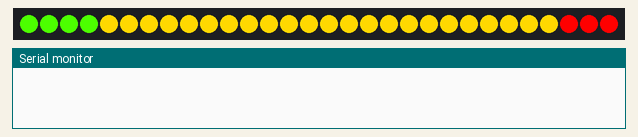
Bench run of a sketch on a simulated Arduino Uno, built with avr-gcc and run on an emulated ATmega328P. Shown: 30 RGB LEDs in strip order, left to right, the last lines printed to the serial monitor.

Above: at 0.15 s.
At 4.08 s:
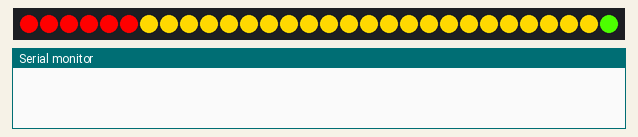
At 9.55 s:
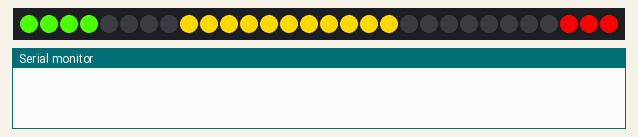
At 19.29 s:
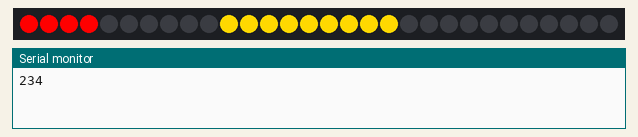
At 29.64 s:
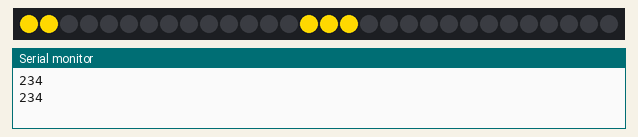
At 39.41 s:
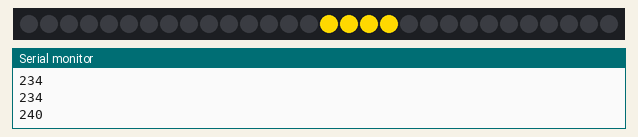

The sketch:

Holo-4000.ino
```cpp
#include <Adafruit_NeoPixel.h>
#include <Arduino.h>

// -----------------------------------------------------------------------------
// Paramètres
// -----------------------------------------------------------------------------
#define LED_PIN        6        // Data pin pour NeoPixel
#define NUM_LEDS       30
#define BRIGHTNESS     255
#define DELAY_MS       50
#define RADIUS         8        // rayon en « pixels image »
#define CENTER_INDEX   (NUM_LEDS/2)
#define REFRESH_RADIUS 3        // pas angulaire en degrés
#define TOUR_RADIUS    360
#define NUM_STEPS      (TOUR_RADIUS/REFRESH_RADIUS)

static const int16_t K_FP = (RADIUS * 256) / CENTER_INDEX; // Q8.8

// -----------------------------------------------------------------------------
// Tables pré-calculées
// -----------------------------------------------------------------------------

// 1) r_table[i] = ((i−CENTER_INDEX)/CENTER_INDEX)*RADIUS * 256  (Q8.8)
static int16_t r_table[NUM_LEDS];

// 2) cos/sin lookup pour 0…90° en Q1.7
// cos(θ) en Q1.7 pour θ = 0…90°
// c[i] = round( cos(i * PI/180) * 127 )
static const int8_t DEGREE_FP[91] = {
  127,127,127,127,127,127,126,126,126,125,  // 0..9
  125,125,124,124,123,123,122,121,121,120,  // 10..19
  119,119,118,117,116,115,114,113,112,111,  // 20..29
  110,109,108,107,106,104,103,102,100, 99,  // 30..39
   97, 96, 94, 93, 91, 90, 88, 87, 85, 83,  // 40..49
   82, 79, 78, 76, 75, 73, 71, 69, 67, 65,  // 50..59
   64, 62, 60, 57, 56, 54, 52, 50, 48, 46,  // 60..69
   44, 42, 39, 37, 35, 33, 31, 29, 26, 24,  // 70..79
   22, 20, 18, 15, 13, 11,  9,  7,  4,  2,  // 80..89
    0                                     // 90
};

// ᕦ(ò_óˇ)ᕤ


// Table d'image 16x16 (couleurs RGB) utilisée pour mapper les LED
const uint8_t image[16][16][3] = {
  { {76, 255, 0}, {76, 255, 0}, {255, 216, 0}, {255, 216, 0}, {255, 216, 0}, {255, 216, 0}, {255, 216, 0}, {255, 216, 0}, {255, 216, 0}, {255, 216, 0}, {255, 216, 0}, {255, 216, 0}, {255, 216, 0}, {255, 216, 0}, {255, 0, 0}, {255, 0, 0} },
  { {76, 255, 0}, {76, 255, 0}, {255, 216, 0}, {255, 216, 0}, {255, 216, 0}, {255, 216, 0}, {255, 216, 0}, {255, 216, 0}, {255, 216, 0}, {255, 216, 0}, {255, 216, 0}, {255, 216, 0}, {255, 216, 0}, {255, 216, 0}, {255, 0, 0}, {255, 0, 0} },
  { {76, 255, 0}, {76, 255, 0}, {0, 0, 0}, {0, 0, 0}, {0, 0, 0}, {0, 0, 0}, {0, 0, 0}, {0, 0, 0}, {0, 0, 0}, {0, 0, 0}, {0, 0, 0}, {0, 0, 0}, {0, 0, 0}, {0, 0, 0}, {255, 0, 0}, {255, 0, 0} },
  { {76, 255, 0}, {76, 255, 0}, {0, 0, 0}, {0, 0, 0}, {0, 0, 0}, {0, 0, 0}, {0, 0, 0}, {0, 0, 0}, {0, 0, 0}, {0, 0, 0}, {0, 0, 0}, {0, 0, 0}, {0, 0, 0}, {0, 0, 0}, {255, 0, 0}, {255, 0, 0} },
  { {76, 255, 0}, {76, 255, 0}, {0, 0, 0}, {0, 0, 0}, {0, 0, 0}, {0, 0, 0}, {0, 0, 0}, {0, 0, 0}, {0, 0, 0}, {0, 0, 0}, {0, 0, 0}, {0, 0, 0}, {0, 0, 0}, {0, 0, 0}, {255, 0, 0}, {255, 0, 0} },
  { {76, 255, 0}, {76, 255, 0}, {0, 0, 0}, {0, 0, 0}, {0, 0, 0}, {0, 0, 0}, {0, 0, 0}, {0, 0, 0}, {0, 0, 0}, {0, 0, 0}, {0, 0, 0}, {0, 0, 0}, {0, 0, 0}, {0, 0, 0}, {255, 0, 0}, {255, 0, 0} },
  { {76, 255, 0}, {76, 255, 0}, {0, 0, 0}, {0, 0, 0}, {0, 0, 0}, {0, 0, 0}, {0, 0, 0}, {0, 0, 0}, {0, 0, 0}, {0, 0, 0}, {0, 0, 0}, {0, 0, 0}, {0, 0, 0}, {0, 0, 0}, {255, 0, 0}, {255, 0, 0} },
  { {76, 255, 0}, {76, 255, 0}, {255, 216, 0}, {255, 216, 0}, {255, 216, 0}, {255, 216, 0}, {255, 216, 0}, {255, 216, 0}, {255, 216, 0}, {255, 216, 0}, {255, 216, 0}, {255, 216, 0}, {255, 216, 0}, {255, 216, 0}, {255, 0, 0}, {255, 0, 0} },
  { {76, 255, 0}, {76, 255, 0}, {255, 216, 0}, {255, 216, 0}, {255, 216, 0}, {255, 216, 0}, {255, 216, 0}, {255, 216, 0}, {255, 216, 0}, {255, 216, 0}, {255, 216, 0}, {255, 216, 0}, {255, 216, 0}, {255, 216, 0}, {255, 0, 0}, {255, 0, 0} },
  { {76, 255, 0}, {76, 255, 0}, {0, 0, 0}, {0, 0, 0}, {0, 0, 0}, {0, 0, 0}, {0, 0, 0}, {0, 0, 0}, {0, 0, 0}, {0, 0, 0}, {0, 0, 0}, {0, 0, 0}, {0, 0, 0}, {0, 0, 0}, {255, 0, 0}, {255, 0, 0} },
  { {76, 255, 0}, {76, 255, 0}, {0, 0, 0}, {0, 0, 0}, {0, 0, 0}, {0, 0, 0}, {0, 0, 0}, {0, 0, 0}, {0, 0, 0}, {0, 0, 0}, {0, 0, 0}, {0, 0, 0}, {0, 0, 0}, {0, 0, 0}, {255, 0, 0}, {255, 0, 0} },
  { {76, 255, 0}, {76, 255, 0}, {0, 0, 0}, {0, 0, 0}, {0, 0, 0}, {0, 0, 0}, {0, 0, 0}, {0, 0, 0}, {0, 0, 0}, {0, 0, 0}, {0, 0, 0}, {0, 0, 0}, {0, 0, 0}, {0, 0, 0}, {255, 0, 0}, {255, 0, 0} },
  { {76, 255, 0}, {76, 255, 0}, {0, 0, 0}, {0, 0, 0}, {0, 0, 0}, {0, 0, 0}, {0, 0, 0}, {0, 0, 0}, {0, 0, 0}, {0, 0, 0}, {0, 0, 0}, {0, 0, 0}, {0, 0, 0}, {0, 0, 0}, {255, 0, 0}, {255, 0, 0} },
  { {0, 255, 0}, {76, 255, 0}, {0, 0, 0}, {0, 0, 0}, {0, 0, 0}, {0, 0, 0}, {0, 0, 0}, {0, 0, 0}, {0, 0, 0}, {0, 0, 0}, {0, 0, 0}, {0, 0, 0}, {0, 0, 0}, {0, 0, 0}, {255, 0, 0}, {255, 0, 0} }
};

// -----------------------------------------------------------------------------
// Variables
// -----------------------------------------------------------------------------

Adafruit_NeoPixel strip(NUM_LEDS, LED_PIN, NEO_GRB + NEO_KHZ800);

static int coords[NUM_LEDS][2]; // coords temporaires
static int8_t cos_fp, sin_fp;  // cos/sin en Q1.7

// -----------------------------------------------------------------------------
// calcImageCoordinates en fixed-point
// -----------------------------------------------------------------------------
static inline void calcImageCoordinates(int i, int &ix, int &iy) {
  int16_t r_fp = r_table[i];                 // Q8.8
  int32_t accx = (int32_t)r_fp * cos_fp;     // Q9.15
  int32_t accy = (int32_t)r_fp * sin_fp;
  int16_t x_fp = (int16_t)((accx + (1<<6)) >> 7); // → Q9.8
  int16_t y_fp = (int16_t)((accy + (1<<6)) >> 7);
  ix = x_fp + 8;  // centre image
  iy = y_fp + 8;
}

// -----------------------------------------------------------------------------
// fastSinCosLookup en Q1.7
// -----------------------------------------------------------------------------
static inline void fastSinCosLookup(int angleDeg, int8_t &outCos, int8_t &outSin) {
  int q = angleDeg / 90;
  int la = angleDeg % 90;
  int8_t vx = DEGREE_FP[la];
  int8_t vz = DEGREE_FP[90 - la];
  switch (q) {
    case 0: outCos = vx;  outSin = vz;  break;
    case 1: outCos = -vz; outSin = vx;  break;
    case 2: outCos = -vx; outSin = -vz; break;
    default:outCos = vz;  outSin = -vx; break;
  }
}
// Fonction de debug à ajouter au-dessus de setup()
void debugTrig() {
  Serial.println(F("Angle  |  cos_fp  |  cos_std   |  sin_fp  |  sin_std"));
  for (int angle = 0; angle < 360; angle += REFRESH_RADIUS) {
    int8_t c_fp, s_fp;
    fastSinCosLookup(angle, c_fp, s_fp);

    // Convertit Q1.7 → float
    float cos_fix = (float)c_fp / 127.0f;
    float sin_fix = (float)s_fp / 127.0f;

    // Calcul « standard »
    float rad = angle * (3.14159265f / 180.0f);
    float cos_std = cosf(rad);
    float sin_std = sinf(rad);

    // Affichage formaté
    Serial.print(angle);
    Serial.print(F("°    | "));
    Serial.print(cos_fix, 5);
    Serial.print(F(" | "));
    Serial.print(cos_std, 5);
    Serial.print(F(" | "));
    Serial.print(sin_fix, 5);
    Serial.print(F(" | "));
    Serial.println(sin_std, 5);
  }
}
int compteur = 0;
unsigned long t0, dt;
// -----------------------------------------------------------------------------
// setup()
// -----------------------------------------------------------------------------
void setup() {
  Serial.begin(9600);
  while (!Serial) ;

  // Pré-calcule r_table
  for (int i = 0; i < NUM_LEDS; i++) {
    int delta = i - CENTER_INDEX;
    r_table[i] = (int16_t)((delta * K_FP) >> 8);
  }

  strip.begin();
  strip.setBrightness(BRIGHTNESS);
  strip.show();
  // debugTrig();
  // delay(10000000);
  t0 = micros();
}

// -----------------------------------------------------------------------------
// loop()
// -----------------------------------------------------------------------------
void loop() {
  static int angle = 0;


  // 1) sin/cos fixed-point
  // t0 = micros();
  fastSinCosLookup(angle, cos_fp, sin_fp);

  // 2) calcul des coords
  for (int i = 0; i < NUM_LEDS; i++) {
    calcImageCoordinates(i, coords[i][0], coords[i][1]);
  }
  // dt = micros() - t0;
  // Serial.print("Calcul : ");
  // Serial.print(dt);
  // Serial.println(" µs");

  // 3) affichage NeoPixel
  // t0 = micros();
  for (int i = 0; i < NUM_LEDS; i++) {
    int x = constrain(coords[i][0], 0, 15);
    int y = constrain(coords[i][1], 0, 15);
    uint8_t r = image[y][x][0];
    uint8_t g = image[y][x][1];
    uint8_t b = image[y][x][2];
    strip.setPixelColor(i, r, g, b);
  }
  strip.show();
  // dt = micros() - t0;
  // Serial.print("Affichage : ");
  // Serial.print(dt);
  // Serial.println(" µs");

  // 4) incrémente angle
  angle += REFRESH_RADIUS;
  if (angle >= TOUR_RADIUS) {
    angle -= TOUR_RADIUS;
    compteur++;
    // Serial.println(compteur);
    }
    if(micros()-t0>10000000){
      Serial.println(compteur*6);
      compteur = 0;
      t0=micros();
    }
    // else{
    //   Serial.println("1 pas");
    // }

  //delay(DELAY_MS);
}
```
